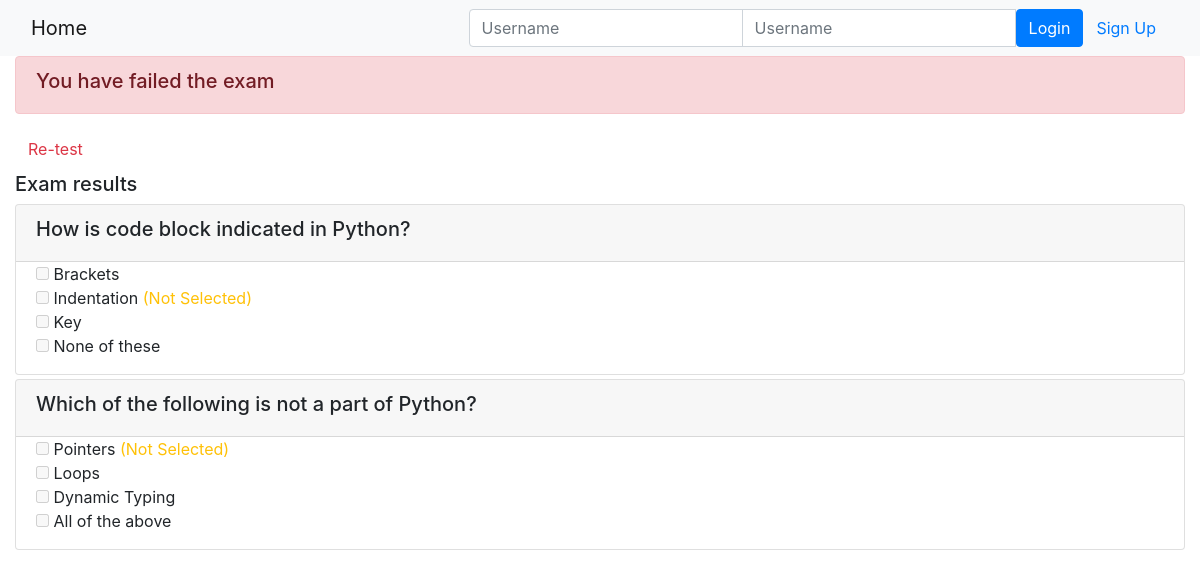
Page /onlinecourse/course/1/submission/1/result/ on the committed database.
### onlinecourse/models.py (models this page shows, shortened)
class Question(models.Model):
    course = models.ForeignKey(Course, on_delete=models.CASCADE)
    question_text = models.CharField(max_length=200)
    grade_point = models.IntegerField()
    def is_get_score(self, selected_ids):
        all_answers = self.choice_set.filter(is_correct=True).count()
        selected_correct = self.choice_set.filter(is_correct=True, id__in=selected_ids).count()
        if all_answers == selected_correct:
            return True
        else:
            return False

class Choice(models.Model):
    question = models.ForeignKey(Question, on_delete=models.CASCADE)
    choice_text = models.CharField(max_length=200)
    is_correct = models.BooleanField(default=False)

### onlinecourse/views.py (the view)
# urls.py: path('course/<int:course_id>/submission/<int:submission_id>/result/', views.show_exam_result, name='show_exam_result'),
def show_exam_result(request, course_id, submission_id):
    course = get_object_or_404(Course, id=course_id)
    submission = get_object_or_404(Submission, id=submission_id)
    selected_choice_ids = submission.choices.values_list('id', flat=True)
    total_score = 0
    correct_answers = []
    for question in course.question_set.all():
        selected_choices = submission.choices.filter(question=question)
        selected_choice_ids = selected_choices.values_list('id', flat=True)
        if question.is_get_score(selected_choice_ids):
            total_score += question.grade_point
            correct_answers.append({
                'question': question,
                'choices': selected_choices.filter(is_correct=True),
                'is_correct': True
            })
        else:
            correct_answers.append({
                'question': question,
                'choices': selected_choices,
                'is_correct': False
            })
    age = course.question_set.all().count()
    context = {
        'course': course,
        'selected_choice_ids': selected_choice_ids,
        'grade': total_score,
        'correct_answers': correct_answers,
        'total_questions': course.question_set.count(),
        'age':100//age*total_score,
    }
    return render(request, 'onlinecourse/exam_result_bootstrap.html', context)

### onlinecourse/templates/onlinecourse/exam_result_bootstrap.html (shortened to what this page needs)
<!DOCTYPE html>
<html lang="en">
<head>
    {% load static %}
    <link rel="stylesheet" href="https://maxcdn.bootstrapcdn.com/bootstrap/4.5.2/css/bootstrap.min.css">
</head>
<body>
 <nav class="navbar navbar-light bg-light">
    <div class="container-fluid">
        <div class="navbar-header">
              <a class="navbar-brand" href="{% url 'onlinecourse:index' %}">Home</a>
        </div>
        <ul class="nav navbar-nav navbar-right">
            {% if user.is_authenticated %}
            <li>
                <a class="btn btn-link" href="#">{{ user.first_name }}({{ user.username }})</a>
                <a class="btn btn-link" href="{% url 'onlinecourse:logout' %}">Logout</a>
            </li>
            {% else %}
            <li>
                <form class="form-inline" action="{% url 'onlinecourse:login' %}" method="post">
                    <div class="input-group">
                        <input type="text" class="form-control" placeholder="Username" name="username" >
                        <input type="password" class="form-control" placeholder="Username" name="psw" >
                        <button class="btn btn-primary" type="submit">Login</button>
                        <a class="btn btn-link" href="{% url 'onlinecourse:registration' %}">Sign Up</a>
                    </div>
                </form>
            </li>
            {% endif %}
        </ul>
    </div>
</nav>
<div class="container-fluid">
    {% if age >= 80 %}
    <div class="alert alert-success">
        <h5>You have passed the exam</h5>
    </div>
    {% else %}
    <div class="alert alert-danger">
        <h5>You have failed the exam</h5>
    </div>
    <a class="btn btn-link text-danger" href="{% url 'onlinecourse:course_details' course.id %}">Re-test</a>
    {% endif %}
    <div class="card-columns-vertical mt-1">
        <h5 class="">Exam results</h5>
        {% for answer in correct_answers %}
        <div class="card mt-1">
            <div class="card-header">
                <h5>{{ answer.question.question_text }}</h5>
            </div>
            <div class="form-group">
                {% for choice in answer.question.choice_set.all %}
                <div class="form-check">
                    <label class="form-check-label">
                        <input type="checkbox" disabled {% if choice in answer.choices %}checked{% endif %}>
                        {{ choice.choice_text }}
                        {% if choice.is_correct and not answer.is_correct %}
                            {% if choice in answer.choices %}
                                <span class="text-success">(Correct Answer)</span>
                            {% else %}
                                <span class="text-warning">(Not Selected)</span>
                            {% endif %}
                        {% elif not choice.is_correct and choice in answer.choices %}
                        <span class="text-danger">(Wrong Answer)</span>
                        {% endif %}
                    </label>
                </div>
                {% endfor %}
            </div>
        </div>
        {% endfor %}
    </div>
</div>
</body>
</html>

### rows in the picture
Question: question.question_text "How is code block indicated in Python?"
Choice: choice_text "Brackets"
Choice: choice_text "Indentation", is_correct "(Not Selected)"
Choice: choice_text "Key"
Choice: choice_text "None of these"
Question: question.question_text "Which of the following is not a part of Python?"
Choice: choice_text "Pointers", is_correct "(Not Selected)"
Choice: choice_text "Loops"
Choice: choice_text "Dynamic Typing"
Choice: choice_text "All of the above"
